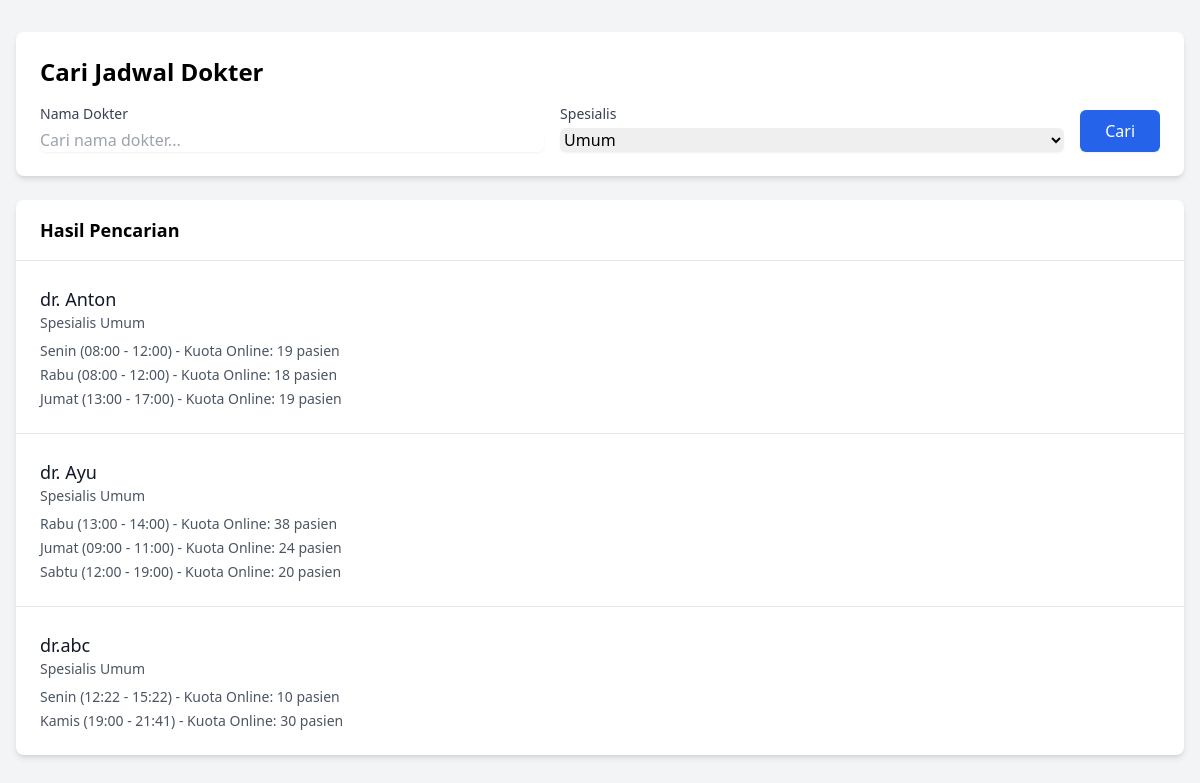
The app's page /admin/jadwal_dokter.php?specialist=Umum with its own data.
### tables this page shows
CREATE TABLE `jadwal_dokter` (
  `ID_Jadwal` int(11) NOT NULL,
  `ID_Dokter` int(11) DEFAULT NULL,
  `Jam_Mulai` time NOT NULL,
  `Jam_Selesai` time NOT NULL,
  `Kuota_Online` int(11) DEFAULT NULL,
  `Kuota_Offline` int(11) DEFAULT NULL,
  `Max_Pasien` int(11) NOT NULL DEFAULT 20,
  `Hari` varchar(20) NOT NULL,
  `Status` enum('Aktif','Tidak Aktif') DEFAULT 'Aktif',
  `Keterangan` text DEFAULT NULL
);

### admin/jadwal_dokter.php (the view, shortened to what this page needs)
<?php
require_once('../config/db_connection.php');
$query_specialists = "SELECT DISTINCT Spesialis FROM Dokter ORDER BY Spesialis";
$specialists = $conn->query($query_specialists)->fetch_all(MYSQLI_ASSOC);
$search_doctor = isset($_GET['search_doctor']) ? $_GET['search_doctor'] : '';
$selected_specialist = isset($_GET['specialist']) ? $_GET['specialist'] : '';
$query = "SELECT
    d.ID_Dokter,
    d.Nama as nama_dokter,
    d.Spesialis,
    jd.Hari,
    jd.Jam_Mulai,
    jd.Jam_Selesai,
    jd.Kuota_Online,
    jd.Status
FROM dokter d
LEFT JOIN jadwal_dokter jd ON d.ID_Dokter = jd.ID_Dokter
WHERE jd.Status = 'Aktif'";
if (!empty($selected_specialist)) {
    $query .= " AND d.Spesialis = ?";
}
$query .= " ORDER BY d.Nama, FIELD(jd.Hari, 'Senin', 'Selasa', 'Rabu', 'Kamis', 'Jumat', 'Sabtu', 'Minggu')";
$stmt = $conn->prepare($query);
if (!empty($search_doctor) && !empty($selected_specialist)) {
    $search_param = "%$search_doctor%";
    $stmt->bind_param("ss", $search_param, $selected_specialist);
} elseif (!empty($search_doctor)) {
    $search_param = "%$search_doctor%";
    $stmt->bind_param("s", $search_param);
} elseif (!empty($selected_specialist)) {
    $stmt->bind_param("s", $selected_specialist);
}
$stmt->execute();
$result = $stmt->get_result();
$schedules = [];
while ($row = $result->fetch_assoc()) {
    $doctorId = $row['ID_Dokter'];
    if (!isset($schedules[$doctorId])) {
        $schedules[$doctorId] = [
            'nama_dokter' => $row['nama_dokter'],
            'Spesialis' => $row['Spesialis'],
            'jadwal' => []
        ];
    }
    if ($row['Hari']) {
        $schedules[$doctorId]['jadwal'][] = [
            'hari' => $row['Hari'],
            'jam_mulai' => $row['Jam_Mulai'],
            'jam_selesai' => $row['Jam_Selesai'],
            'kuota_online' => $row['Kuota_Online']
        ];
    }
}
?>
<!DOCTYPE html>
<html lang="id">
<head>
    <link href="https://cdn.jsdelivr.net/npm/tailwindcss@2.2.19/dist/tailwind.min.css" rel="stylesheet">
</head>
<body class="bg-gray-100">
    <div class="max-w-7xl mx-auto px-4 py-8">
        <div class="bg-white rounded-lg shadow-md p-6 mb-6">
            <h2 class="text-2xl font-bold mb-4">Cari Jadwal Dokter</h2>
            <form method="GET" class="space-y-4 md:space-y-0 md:flex md:space-x-4">
                <div class="flex-1">
                    <label class="block text-sm font-medium text-gray-700">Nama Dokter</label>
                    <input
                        type="text"
                        name="search_doctor"
                        value="<?php echo htmlspecialchars($search_doctor); ?>"
                        class="mt-1 block w-full rounded-md border-gray-300 shadow-sm focus:border-blue-500 focus:ring-blue-500"
                        placeholder="Cari nama dokter...">
                </div>
                <div class="flex-1">
                    <label class="block text-sm font-medium text-gray-700">Spesialis</label>
                    <select
                        name="specialist"
                        class="mt-1 block w-full rounded-md border-gray-300 shadow-sm focus:border-blue-500 focus:ring-blue-500">
                        <?php foreach ($specialists as $specialist): ?>
                            <option
                                value="<?php echo htmlspecialchars($specialist['Spesialis']); ?>"
                                <?php echo $selected_specialist === $specialist['Spesialis'] ? 'selected' : ''; ?>>
                                <?php echo htmlspecialchars($specialist['Spesialis']); ?>
                            </option>
                        <?php endforeach; ?>
                    </select>
                </div>
                <div class="flex items-end">
                    <button
                        type="submit"
                        class="w-full md:w-auto px-6 py-2 border border-transparent rounded-md shadow-sm text-white bg-blue-600 hover:bg-blue-700 focus:outline-none focus:ring-2 focus:ring-offset-2 focus:ring-blue-500">
                        Cari
                    </button>
                </div>
            </form>
        </div>
        <div class="bg-white rounded-lg shadow-md">
            <div class="px-6 py-4 border-b border-gray-200">
                <h3 class="text-lg font-semibold">Hasil Pencarian</h3>
            </div>
            <?php if (empty($schedules)): ?>
                <div class="p-6 text-center text-gray-500">
                    Tidak ada jadwal dokter yang ditemukan
                </div>
            <?php else: ?>
                <div class="divide-y divide-gray-200">
                    <?php foreach ($schedules as $schedule): ?>
                        <div class="p-6">
                            <div class="flex justify-between items-start">
                                <div>
                                    <h4 class="text-lg font-medium text-gray-900">
                                        <?php echo htmlspecialchars($schedule['nama_dokter']); ?>
                                    </h4>
                                    <p class="text-sm text-gray-600">
                                        Spesialis <?php echo htmlspecialchars($schedule['Spesialis']); ?>
                                    </p>
                                    <div class="mt-2 space-y-1">
                                        <?php foreach ($schedule['jadwal'] as $jadwal): ?>
                                            <p class="text-sm text-gray-600">
                                                <?php
                                                echo htmlspecialchars(sprintf(
                                                    "%s (%s - %s) - Kuota Online: %d pasien",
                                                    $jadwal['hari'],
                                                    date('H:i', strtotime($jadwal['jam_mulai'])),
                                                    date('H:i', strtotime($jadwal['jam_selesai'])),
                                                    $jadwal['kuota_online']
                                                ));
                                                ?>
                                            </p>
                                        <?php endforeach; ?>
                                    </div>
                                </div>
                            </div>
                        </div>
                    <?php endforeach; ?>
                </div>
            <?php endif; ?>
        </div>
    </div>
</body>
</html>

### records on screen
jadwal_dokter: Hari+Jam_Mulai+Jam_Selesai "Senin (08:00 - 12:00) - Kuota Online: 19 pasien"
jadwal_dokter: Hari+Jam_Mulai+Jam_Selesai "Rabu (08:00 - 12:00) - Kuota Online: 18 pasien"
jadwal_dokter: Hari+Jam_Mulai+Jam_Selesai "Jumat (13:00 - 17:00) - Kuota Online: 19 pasien"
jadwal_dokter: Hari+Jam_Mulai+Jam_Selesai "Rabu (13:00 - 14:00) - Kuota Online: 38 pasien"
jadwal_dokter: Hari+Jam_Mulai+Jam_Selesai "Jumat (09:00 - 11:00) - Kuota Online: 24 pasien"
jadwal_dokter: Hari+Jam_Mulai+Jam_Selesai "Sabtu (12:00 - 19:00) - Kuota Online: 20 pasien"
jadwal_dokter: Hari+Jam_Mulai+Jam_Selesai "Senin (12:22 - 15:22) - Kuota Online: 10 pasien"
jadwal_dokter: Hari+Jam_Mulai+Jam_Selesai "Kamis (19:00 - 21:41) - Kuota Online: 30 pasien"

### other values on screen
$schedule['nama_dokter'] "dr. Anton"
$schedule['Spesialis'] "Umum"
$schedule['nama_dokter'] "dr. Ayu"
$schedule['nama_dokter'] "dr.abc"
form field specialist "Umum"
